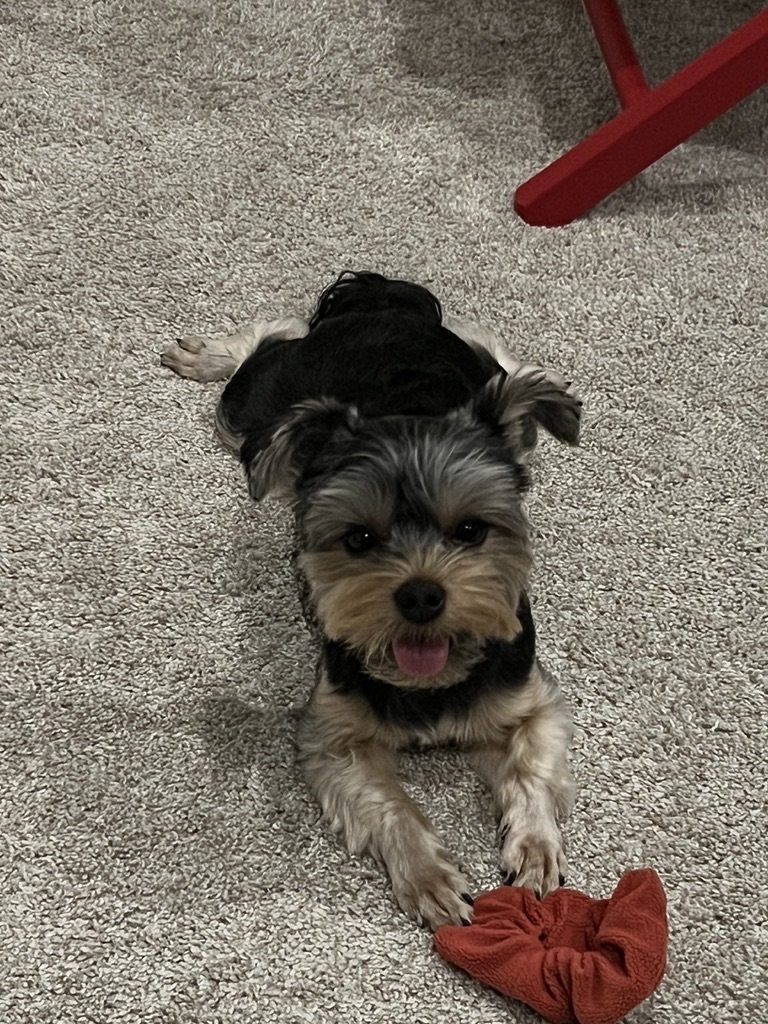
#> input picture Photos/ellie1.jpeg, 768 x 1024 px
$ python transformations.py
#> lines starting #> are read from the running program, lines starting #| are printed output that depends on the picture
import cv2 as cv
import numpy as np

img = cv.imread('Photos/ellie1.jpeg')
#> img is the input picture: shape (1024, 768, 3); mean B, G, R 107, 117.5, 126.1

cv.imshow('ellie', img)

#translation
def translate(img, x, y):
#> called with x = 100, y = 100
    transMat = np.float32([[1,0,x],[0,1,y]])
    dimensions = (img.shape[1], img.shape[0])
#> dimensions = (768, 1024)
    return cv.warpAffine(img, transMat, dimensions)
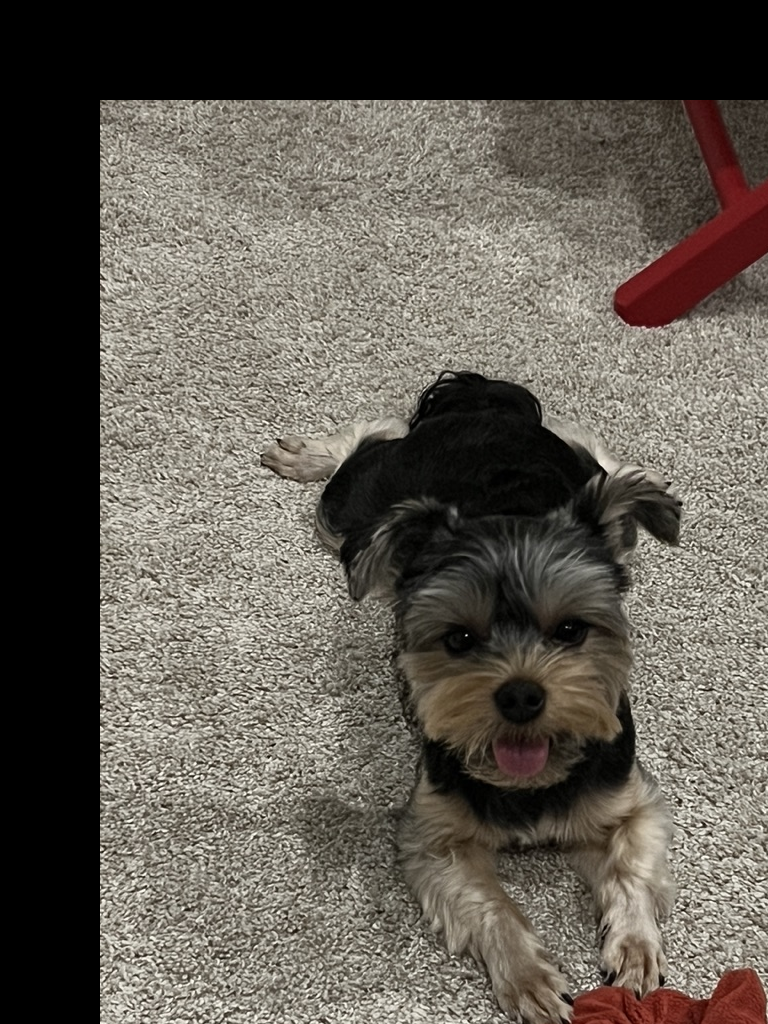
#> returned value: shape (1024, 768, 3); mean of channels 0, 1, 2 82.2, 90.5, 96.1; drawn as B, G, R

# -x --> left
# -y --> up
# x --> right
# y --> down

translated = translate(img, 100, 100)
cv.imshow('Translate', translated)

#Rotation
def rotate(img, angle, rotPoint = None):
#> called with angle = 45
    height, width = img.shape[:2]
#> height = 1024; width = 768

    if rotPoint == None:
        rotPoint = (width//2, height//2)
#> rotPoint = (384, 512)

    rotMat = cv.getRotationMatrix2D(rotPoint, angle, scale = 1.0)
    dimensions = (width, height)
#> dimensions = (768, 1024)

    return cv.warpAffine(img, rotMat, dimensions)
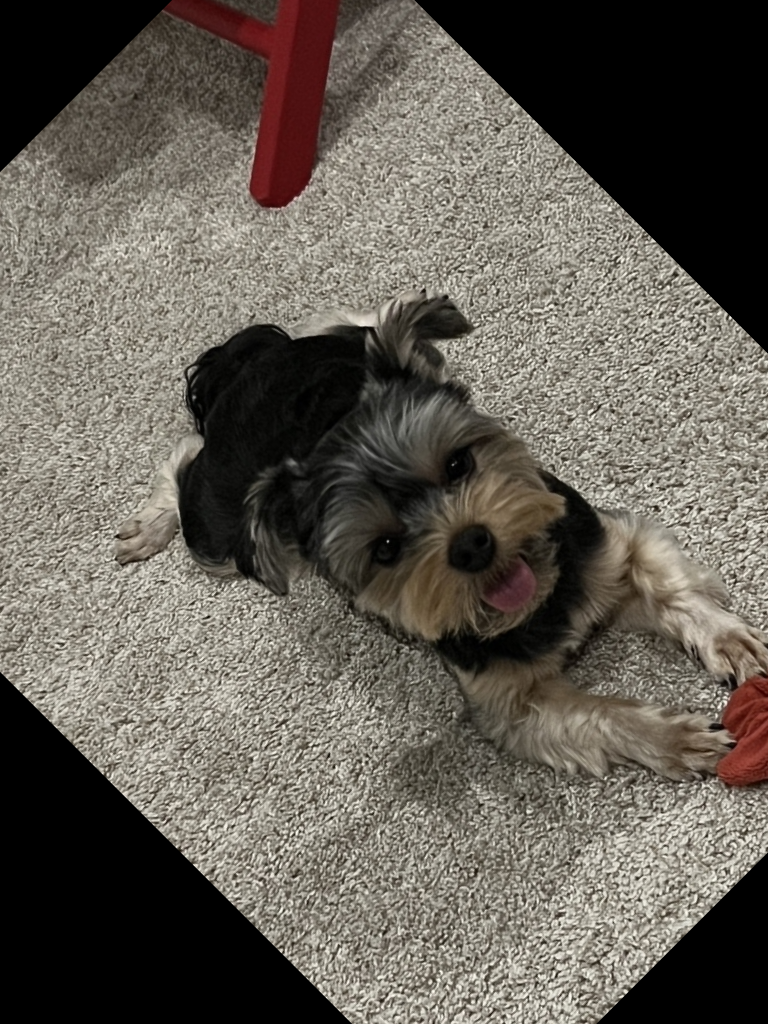
#> returned value: shape (1024, 768, 3); mean of channels 0, 1, 2 85.3, 93.8, 99.3; drawn as B, G, R


rotated = rotate(img, 45)
cv.imshow('rotated', rotated)

rotated_again = rotate(rotated, 45)
#> call 2 of rotate, with angle = 45
#> in rotate (call 2), `return cv.warpAffine(img, rotMat, dimensions)`:
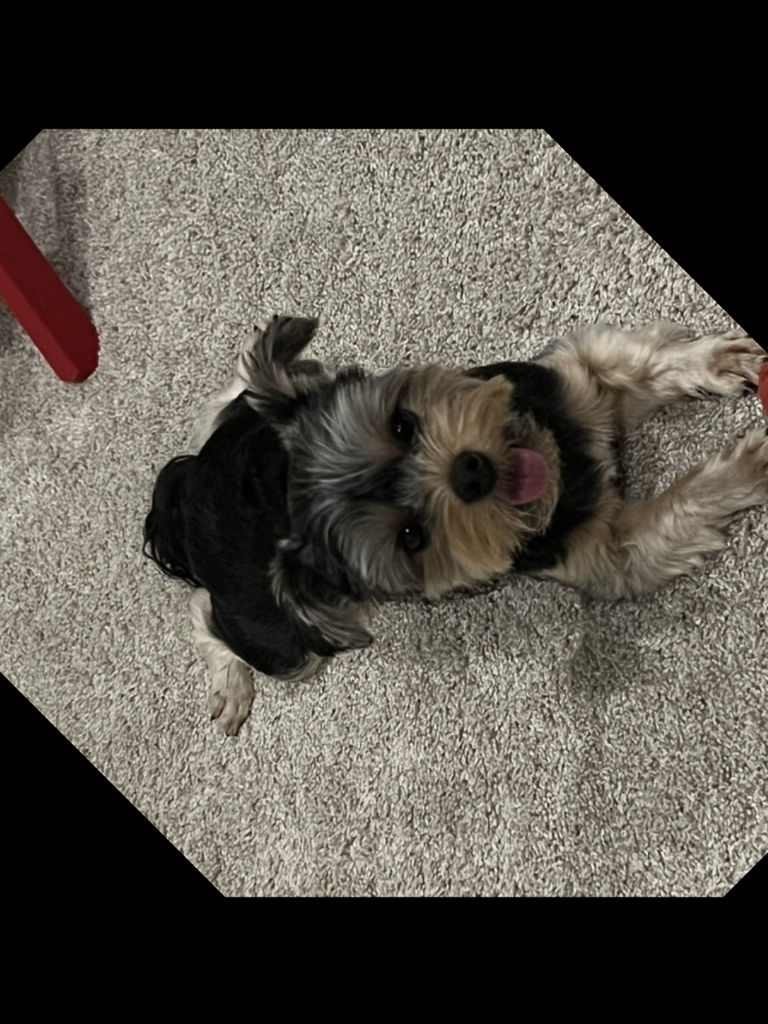
#> returned value: shape (1024, 768, 3); mean of channels 0, 1, 2 72.4, 79.6, 83.7; drawn as B, G, R

cv.imshow('rotated again', rotated_again)

# Resizing
resized = cv.resize(img, (500, 500), interpolation = cv.INTER_AREA)
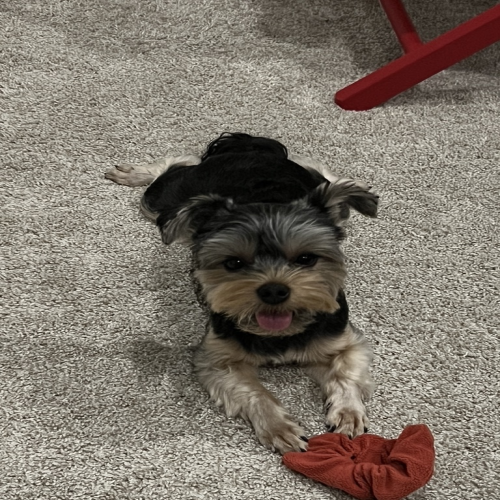
#> resized: shape (500, 500, 3); mean B, G, R 107, 117.5, 126.1
cv.imshow('resized', resized)

#flipping
#flipcode = 1, 0, or -1
vertical_flip = cv.flip(img, 0)
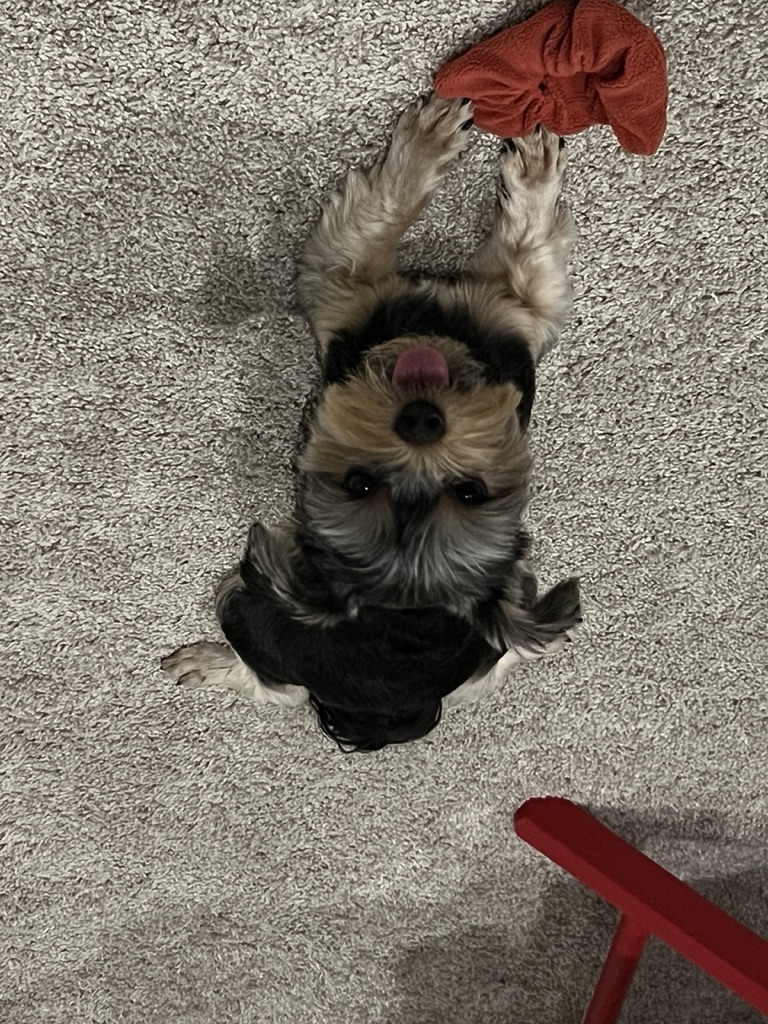
#> vertical_flip: shape (1024, 768, 3); mean B, G, R 107, 117.5, 126.1
cv.imshow('Vertical Flip', vertical_flip)

horizontal_fip = cv.flip(img, 1)
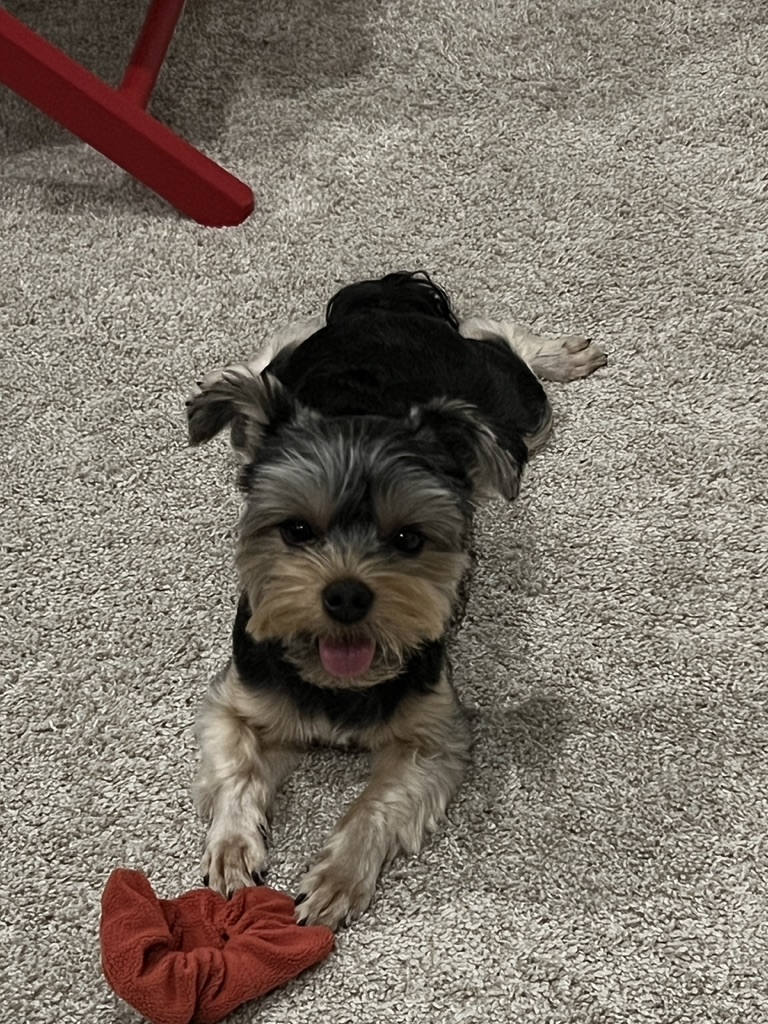
#> horizontal_fip: shape (1024, 768, 3); mean B, G, R 107, 117.5, 126.1
cv.imshow('Horizontal Flip', horizontal_fip)

#Cropping
cropped = img[200:400, 300:400]
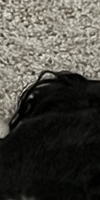
#> cropped: shape (200, 100, 3); mean B, G, R 65.4, 71.8, 73.7
cv.imshow('Cropped', cropped)


cv.waitKey(0)

$ run again, with Photos/apple.webp saved as Photos/ellie1.jpeg
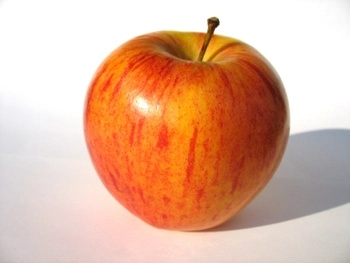
#> input picture Photos/apple.webp, 350 x 263 px
#> img is the input picture: shape (263, 350, 3); mean B, G, R 155.6, 179.7, 224.6
#> `horizontal_fip = cv.flip(img, 1)`:
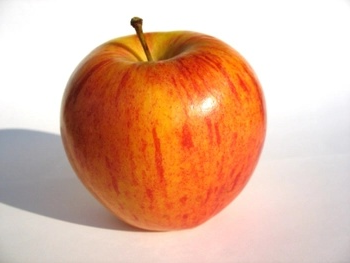
#> horizontal_fip: shape (263, 350, 3); mean B, G, R 155.6, 179.7, 224.6
#> `cropped = img[200:400, 300:400]`:
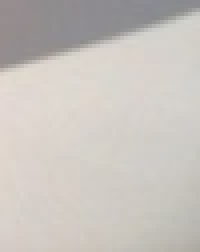
#> cropped: shape (63, 50, 3) (shown 4 times larger); mean B, G, R 190.5, 195.6, 200.7

$ run again, with Photos/hawaii.JPG copied over Photos/ellie1.jpeg
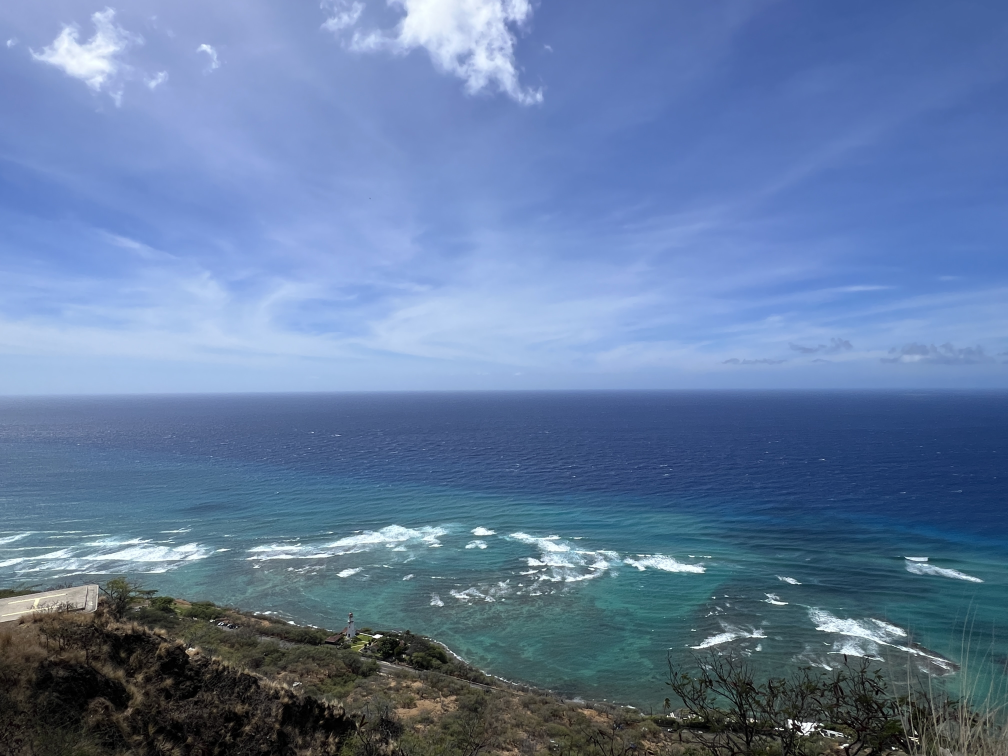
#> input picture Photos/hawaii.JPG, 4032 x 3024 px (shown at 1/4 size)
#> img is the input picture: shape (3024, 4032, 3); mean B, G, R 159.9, 123.3, 98.6
#> `cropped = img[200:400, 300:400]`:
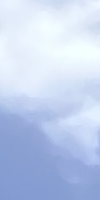
#> cropped: shape (200, 100, 3); mean B, G, R 236.9, 208.2, 193.2
